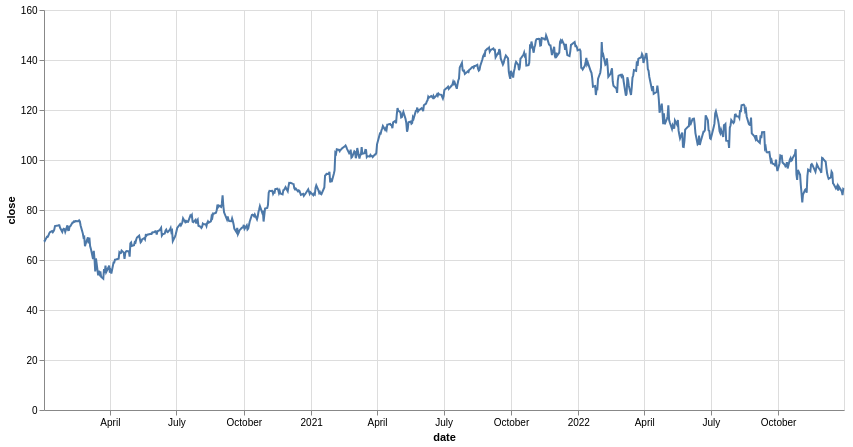

Notebook code for this chart:
### Markdown cell above
### Filtering data based on temporal properties

### Code cell
alt.Chart(
    df_pl.filter(
         pl.col("date").is_between(
             dt.datetime(2020, 1, 1),
             dt.datetime(2022, 12, 31)
             )
    )
    ).mark_line().encode(
    x='date',
    y='close',
    tooltip=['date', 'close']
).properties(
    width=800,
    height=400
)

### Figure 1 — Vega-Lite specification as saved in the notebook (floating-point values rounded to 4 significant figures; data arrays with more than 128 entries replaced by an {"elided": "..."} marker saying what was removed)
{"config": {"view": {"continuousWidth": 300, "continuousHeight": 300}}, "data": {"name": "data-e707bef1ac92099962cbaa45c2102241"}, "mark": {"type": "line"}, "encoding": {"tooltip": [{"field": "date", "type": "temporal"}, {"field": "close", "type": "quantitative"}], "x": {"field": "date", "type": "temporal"}, "y": {"field": "close", "type": "quantitative"}}, "height": 400, "width": 800, "$schema": "https://vega.github.io/schema/vega-lite/v5.20.1.json", "datasets": {"data-e707bef1ac92099962cbaa45c2102241": {"elided": "756 records"}}}
